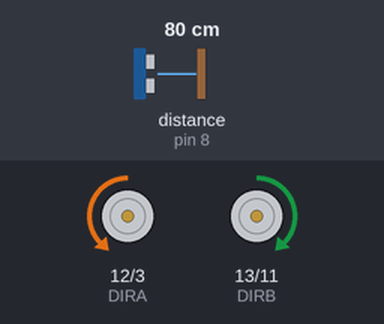
A sketch run on a simulated Arduino Uno, built with avr-gcc and run on an emulated ATmega328P. Shown: direction and speed pins drawn as motors (green arrow = direction pin HIGH = forward, orange = LOW = backward, longer = more drive). Wiring (inferred from the names in the program): ultrasonic range finder: trigger pin 9; echo pin 8. The inputs (shaded band) are chosen by the test bench; at power-on: distance to the obstacle (sensor on pin 8) 80 cm. The echo pulse lasts 58.3 µs per cm.

Above: at 1.2 s.
1.3 s: distance to the obstacle (sensor on pin 8) set to 25 cm
2.8 s: distance to the obstacle (sensor on pin 8) set to 19 cm
At 4.0 s:
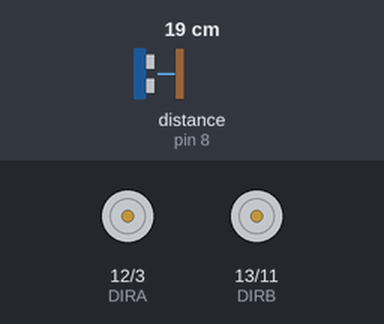
Timing chart, 0 to 5.8 s (numbered marks = the images above; inputs shaded):
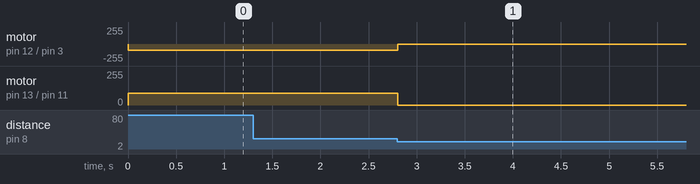

Measured:
- the behaviour switches between 22 and 21 cm on distance to the obstacle (sensor on pin 8) (found by bisection; images 0 and 1)
- after the input at 1.3 s, every drawn part: stays the same
- after the input at 2.8 s, motor on pin 12 (DIRA) / pin 3 (PWMA): backward 90/255 → stopped at once; motor on pin 13 (DIRB) / pin 11 (PWMB): forward 90/255 → stopped at once

The sketch:

Ultrasonic_Sensor.ino
```cpp
const unsigned int TRIG_PIN=9;

const unsigned int ECHO_PIN=8;

#define CW 1

#define CCW 0

#define MOTOR_LEFT 0

#define MOTOR_RIGHT 1

const byte PWMA =3;

const byte DIRA =12;

const byte PWMB =11;

const byte DIRB =13;

void setup() {

  pinMode(PWMA, OUTPUT);

  pinMode(PWMB, OUTPUT);

  pinMode(DIRA, OUTPUT);

  pinMode(DIRB, OUTPUT);

  digitalWrite(PWMA,LOW);

  digitalWrite(PWMB,LOW);

  digitalWrite(DIRA,LOW);

  digitalWrite(DIRB,LOW);

  pinMode(TRIG_PIN, OUTPUT);

  pinMode(ECHO_PIN, INPUT);

  Serial.begin(9600);

}

void loop() {

  robotForward(90);

   digitalWrite(TRIG_PIN, LOW);

  delayMicroseconds(2);

  digitalWrite(TRIG_PIN, HIGH);

  delayMicroseconds(10);

  digitalWrite(TRIG_PIN, LOW);

const unsigned long duration = pulseIn(ECHO_PIN, HIGH);

int distance = duration/29/2;

  if (distance <= 20){

    robotStop();

    delay(5000);

  }

}

  void robotForward(unsigned char velocity)

  {

    driveARdumoto(MOTOR_RIGHT,CW,velocity);

    driveARdumoto(MOTOR_LEFT,CCW,velocity);

  }

  void robotStop() {

    driveARdumoto(MOTOR_RIGHT,CW,0);

    driveARdumoto(MOTOR_LEFT,CW,0);

  }

  void driveARdumoto(byte motor, byte dir, byte spd) {

    if(motor == MOTOR_LEFT) {

      digitalWrite(DIRA, dir);

      analogWrite(PWMA, spd);

    }

    else if (motor == MOTOR_RIGHT)

    {

      digitalWrite(DIRB, dir);

      analogWrite(PWMB, spd);

    }

  }
```
